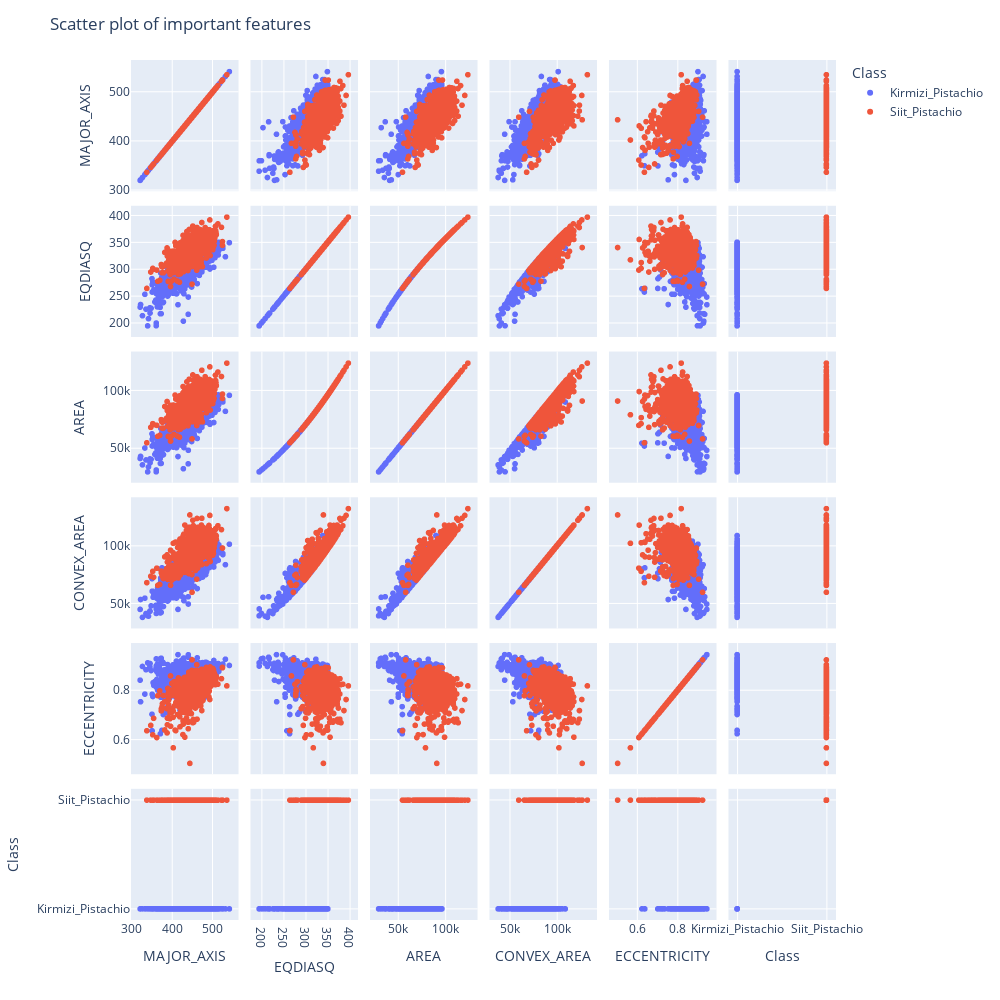

The code cell stored with this chart in its notebook:
### Code cell
df_scatt = df[['MAJOR_AXIS', 'EQDIASQ', 'AREA', 'CONVEX_AREA', 'ECCENTRICITY','Class']].copy()
plt.figure(figsize=(15,20))
fig = px.scatter_matrix(df_scatt,color='Class')
fig.update_layout(title='Scatter plot of important features',
                  width=1000,
                  height=1000,
                  hovermode='closest')
fig.show()

### Figure 1 — Plotly figure (JSON) as saved in the notebook; plotly's stock layout.template omitted (floating-point values rounded to 4 significant figures; data arrays with more than 128 entries replaced by an {"elided": "..."} marker saying what was removed)
{"data": [{"dimensions": [{"axis": {"matches": true}, "label": "MAJOR_AXIS", "values": {"elided": "1232 float values"}}, {"axis": {"matches": true}, "label": "EQDIASQ", "values": {"elided": "1232 float values"}}, {"axis": {"matches": true}, "label": "AREA", "values": {"elided": "1232 int values"}}, {"axis": {"matches": true}, "label": "CONVEX_AREA", "values": {"elided": "1232 int values"}}, {"axis": {"matches": true}, "label": "ECCENTRICITY", "values": {"elided": "1232 float values"}}, {"axis": {"matches": true}, "label": "Class", "values": {"elided": "1232 str values"}}], "hovertemplate": "Class=Kirmizi_Pistachio<br>%{xaxis.title.text}=%{x}<br>%{yaxis.title.text}=%{y}<extra></extra>", "legendgroup": "Kirmizi_Pistachio", "marker": {"color": "#636efa", "symbol": "circle"}, "name": "Kirmizi_Pistachio", "showlegend": true, "type": "splom"}, {"dimensions": [{"axis": {"matches": true}, "label": "MAJOR_AXIS", "values": {"elided": "916 float values"}}, {"axis": {"matches": true}, "label": "EQDIASQ", "values": {"elided": "916 float values"}}, {"axis": {"matches": true}, "label": "AREA", "values": {"elided": "916 int values"}}, {"axis": {"matches": true}, "label": "CONVEX_AREA", "values": {"elided": "916 int values"}}, {"axis": {"matches": true}, "label": "ECCENTRICITY", "values": {"elided": "916 float values"}}, {"axis": {"matches": true}, "label": "Class", "values": {"elided": "916 str values"}}], "hovertemplate": "Class=Siit_Pistachio<br>%{xaxis.title.text}=%{x}<br>%{yaxis.title.text}=%{y}<extra></extra>", "legendgroup": "Siit_Pistachio", "marker": {"color": "#EF553B", "symbol": "circle"}, "name": "Siit_Pistachio", "showlegend": true, "type": "splom"}], "layout": {"dragmode": "select", "height": 1000, "hovermode": "closest", "legend": {"title": {"text": "Class"}, "tracegroupgap": 0}, "margin": {"t": 60}, "title": {"text": "Scatter plot of important features"}, "width": 1000}}
